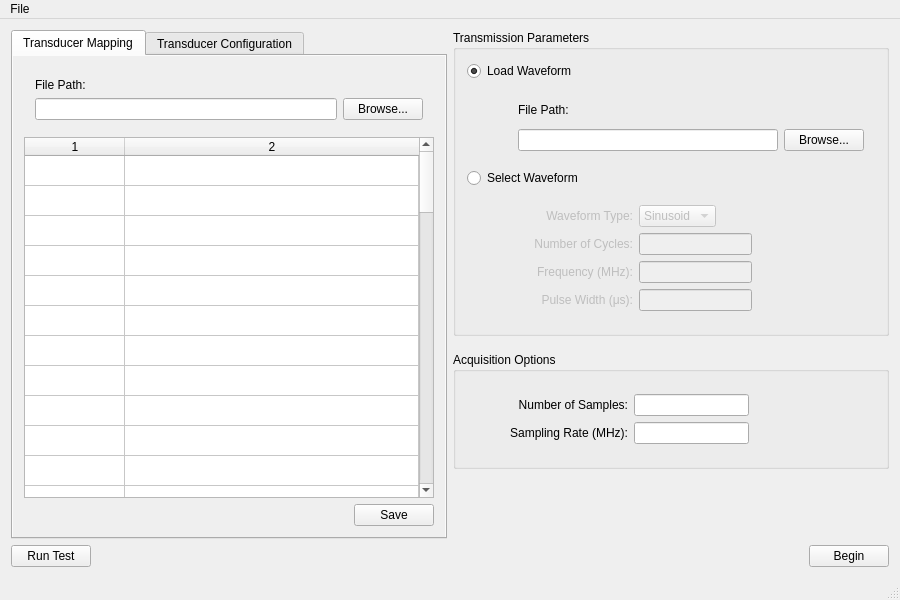
<?xml version="1.0" encoding="UTF-8"?>
<ui version="4.0">
 <class>MainWindow</class>
 <widget class="QMainWindow" name="MainWindow">
  <property name="geometry">
   <rect>
    <x>0</x>
    <y>0</y>
    <width>900</width>
    <height>600</height>
   </rect>
  </property>
  <property name="sizePolicy">
   <sizepolicy hsizetype="Preferred" vsizetype="Preferred">
    <horstretch>0</horstretch>
    <verstretch>0</verstretch>
   </sizepolicy>
  </property>
  <property name="minimumSize">
   <size>
    <width>900</width>
    <height>575</height>
   </size>
  </property>
  <property name="windowTitle">
   <string>Ultrasound Breast Imaging</string>
  </property>
  <widget class="QWidget" name="centralWidget">
   <property name="sizePolicy">
    <sizepolicy hsizetype="Expanding" vsizetype="Fixed">
     <horstretch>0</horstretch>
     <verstretch>0</verstretch>
    </sizepolicy>
   </property>
   <property name="minimumSize">
    <size>
     <width>900</width>
     <height>575</height>
    </size>
   </property>
   <property name="autoFillBackground">
    <bool>false</bool>
   </property>
   <layout class="QGridLayout" name="gridLayout">
    <property name="sizeConstraint">
     <enum>QLayout::SetMinimumSize</enum>
    </property>
    <item row="0" column="1">
     <widget class="QGroupBox" name="groupBox_TxParams">
      <property name="sizePolicy">
       <sizepolicy hsizetype="Preferred" vsizetype="Fixed">
        <horstretch>0</horstretch>
        <verstretch>0</verstretch>
       </sizepolicy>
      </property>
      <property name="title">
       <string>Transmission Parameters</string>
      </property>
      <layout class="QVBoxLayout" name="verticalLayout_2">
       <item>
        <widget class="QRadioButton" name="radioButton_loadWaveFile">
         <property name="text">
          <string>Load Waveform</string>
         </property>
         <property name="checked">
          <bool>true</bool>
         </property>
        </widget>
       </item>
       <item>
        <widget class="QWidget" name="widget_loadWaveFile" native="true">
         <property name="sizePolicy">
          <sizepolicy hsizetype="Preferred" vsizetype="Fixed">
           <horstretch>0</horstretch>
           <verstretch>0</verstretch>
          </sizepolicy>
         </property>
         <property name="toolTip">
          <string>&lt;html&gt;&lt;head/&gt;&lt;body&gt;&lt;p&gt;Samples are clocked in at 125 MHz&lt;/p&gt;&lt;/body&gt;&lt;/html&gt;</string>
         </property>
         <layout class="QGridLayout" name="gridLayout_2">
          <item row="2" column="2">
           <widget class="QPushButton" name="pushButton_waveBrowse">
            <property name="text">
             <string>Browse...</string>
            </property>
           </widget>
          </item>
          <item row="2" column="1">
           <widget class="QLineEdit" name="lineEdit_waveFileName">
            <property name="enabled">
             <bool>true</bool>
            </property>
            <property name="sizePolicy">
             <sizepolicy hsizetype="Expanding" vsizetype="Fixed">
              <horstretch>0</horstretch>
              <verstretch>0</verstretch>
             </sizepolicy>
            </property>
            <property name="readOnly">
             <bool>true</bool>
            </property>
           </widget>
          </item>
          <item row="0" column="0">
           <spacer name="horizontalSpacer_2">
            <property name="orientation">
             <enum>Qt::Horizontal</enum>
            </property>
            <property name="sizeType">
             <enum>QSizePolicy::Fixed</enum>
            </property>
            <property name="sizeHint" stdset="0">
             <size>
              <width>40</width>
              <height>25</height>
             </size>
            </property>
           </spacer>
          </item>
          <item row="0" column="1">
           <widget class="QLabel" name="label_waveFilepath">
            <property name="sizePolicy">
             <sizepolicy hsizetype="Preferred" vsizetype="Fixed">
              <horstretch>0</horstretch>
              <verstretch>0</verstretch>
             </sizepolicy>
            </property>
            <property name="minimumSize">
             <size>
              <width>0</width>
              <height>0</height>
             </size>
            </property>
            <property name="text">
             <string>File Path:</string>
            </property>
            <property name="alignment">
             <set>Qt::AlignLeading|Qt::AlignLeft|Qt::AlignVCenter</set>
            </property>
           </widget>
          </item>
         </layout>
        </widget>
       </item>
       <item>
        <widget class="QRadioButton" name="radioButton_selectWaveform">
         <property name="enabled">
          <bool>true</bool>
         </property>
         <property name="text">
          <string>Select Waveform</string>
         </property>
        </widget>
       </item>
       <item>
        <widget class="QWidget" name="widget_selectWaveform" native="true">
         <property name="enabled">
          <bool>false</bool>
         </property>
         <property name="sizePolicy">
          <sizepolicy hsizetype="Preferred" vsizetype="Fixed">
           <horstretch>0</horstretch>
           <verstretch>0</verstretch>
          </sizepolicy>
         </property>
         <layout class="QGridLayout" name="gridLayout_3">
          <item row="0" column="1">
           <widget class="QComboBox" name="comboBox_waveform">
            <property name="sizePolicy">
             <sizepolicy hsizetype="Fixed" vsizetype="Fixed">
              <horstretch>0</horstretch>
              <verstretch>0</verstretch>
             </sizepolicy>
            </property>
            <item>
             <property name="text">
              <string>Sinusoid</string>
             </property>
            </item>
           </widget>
          </item>
          <item row="5" column="0">
           <widget class="QLabel" name="label_pulseWidth">
            <property name="text">
             <string>Pulse Width (μs):</string>
            </property>
            <property name="alignment">
             <set>Qt::AlignRight|Qt::AlignTrailing|Qt::AlignVCenter</set>
            </property>
           </widget>
          </item>
          <item row="4" column="1">
           <widget class="QLineEdit" name="lineEdit_freq">
            <property name="sizePolicy">
             <sizepolicy hsizetype="Expanding" vsizetype="Fixed">
              <horstretch>0</horstretch>
              <verstretch>0</verstretch>
             </sizepolicy>
            </property>
           </widget>
          </item>
          <item row="0" column="0">
           <widget class="QLabel" name="label_waveform">
            <property name="sizePolicy">
             <sizepolicy hsizetype="Fixed" vsizetype="Fixed">
              <horstretch>0</horstretch>
              <verstretch>0</verstretch>
             </sizepolicy>
            </property>
            <property name="minimumSize">
             <size>
              <width>155</width>
              <height>0</height>
             </size>
            </property>
            <property name="text">
             <string>Waveform Type:</string>
            </property>
            <property name="alignment">
             <set>Qt::AlignRight|Qt::AlignTrailing|Qt::AlignVCenter</set>
            </property>
           </widget>
          </item>
          <item row="4" column="0">
           <widget class="QLabel" name="label_freq">
            <property name="sizePolicy">
             <sizepolicy hsizetype="Preferred" vsizetype="Fixed">
              <horstretch>0</horstretch>
              <verstretch>0</verstretch>
             </sizepolicy>
            </property>
            <property name="minimumSize">
             <size>
              <width>0</width>
              <height>0</height>
             </size>
            </property>
            <property name="text">
             <string>Frequency (MHz):</string>
            </property>
            <property name="alignment">
             <set>Qt::AlignRight|Qt::AlignTrailing|Qt::AlignVCenter</set>
            </property>
           </widget>
          </item>
          <item row="5" column="1">
           <widget class="QLineEdit" name="lineEdit_pulseWidth"/>
          </item>
          <item row="0" column="2">
           <spacer name="horizontalSpacer_4">
            <property name="orientation">
             <enum>Qt::Horizontal</enum>
            </property>
            <property name="sizeHint" stdset="0">
             <size>
              <width>40</width>
              <height>20</height>
             </size>
            </property>
           </spacer>
          </item>
          <item row="1" column="1">
           <widget class="QLineEdit" name="lineEdit_numCycles"/>
          </item>
          <item row="1" column="0">
           <widget class="QLabel" name="label_numCycles">
            <property name="text">
             <string>Number of Cycles:</string>
            </property>
            <property name="alignment">
             <set>Qt::AlignRight|Qt::AlignTrailing|Qt::AlignVCenter</set>
            </property>
           </widget>
          </item>
         </layout>
        </widget>
       </item>
      </layout>
     </widget>
    </item>
    <item row="2" column="1">
     <widget class="QGroupBox" name="groupBox_acqOptions">
      <property name="sizePolicy">
       <sizepolicy hsizetype="Preferred" vsizetype="Fixed">
        <horstretch>0</horstretch>
        <verstretch>0</verstretch>
       </sizepolicy>
      </property>
      <property name="title">
       <string>Acquisition Options</string>
      </property>
      <layout class="QVBoxLayout" name="verticalLayout">
       <item>
        <widget class="QWidget" name="widget_acqOptions" native="true">
         <layout class="QGridLayout" name="gridLayout_6">
          <item row="1" column="1">
           <widget class="QLineEdit" name="lineEdit_numSamps"/>
          </item>
          <item row="2" column="1">
           <widget class="QLineEdit" name="lineEdit_sampRate"/>
          </item>
          <item row="2" column="0">
           <widget class="QLabel" name="label_sampRate">
            <property name="sizePolicy">
             <sizepolicy hsizetype="Fixed" vsizetype="Preferred">
              <horstretch>0</horstretch>
              <verstretch>0</verstretch>
             </sizepolicy>
            </property>
            <property name="minimumSize">
             <size>
              <width>150</width>
              <height>0</height>
             </size>
            </property>
            <property name="text">
             <string>Sampling Rate (MHz):</string>
            </property>
            <property name="alignment">
             <set>Qt::AlignRight|Qt::AlignTrailing|Qt::AlignVCenter</set>
            </property>
           </widget>
          </item>
          <item row="1" column="0">
           <widget class="QLabel" name="label_numSamps">
            <property name="text">
             <string>Number of Samples:</string>
            </property>
            <property name="alignment">
             <set>Qt::AlignRight|Qt::AlignTrailing|Qt::AlignVCenter</set>
            </property>
           </widget>
          </item>
          <item row="2" column="2">
           <spacer name="horizontalSpacer_5">
            <property name="orientation">
             <enum>Qt::Horizontal</enum>
            </property>
            <property name="sizeHint" stdset="0">
             <size>
              <width>40</width>
              <height>20</height>
             </size>
            </property>
           </spacer>
          </item>
         </layout>
        </widget>
       </item>
      </layout>
     </widget>
    </item>
    <item row="1" column="1">
     <spacer name="verticalSpacer">
      <property name="orientation">
       <enum>Qt::Vertical</enum>
      </property>
      <property name="sizeType">
       <enum>QSizePolicy::Fixed</enum>
      </property>
      <property name="sizeHint" stdset="0">
       <size>
        <width>20</width>
        <height>10</height>
       </size>
      </property>
     </spacer>
    </item>
    <item row="4" column="0" colspan="2">
     <layout class="QHBoxLayout" name="horizontalLayout_begin">
      <item>
       <widget class="QPushButton" name="pushButton_runTest">
        <property name="text">
         <string>Run Test</string>
        </property>
       </widget>
      </item>
      <item>
       <spacer name="horizontalSpacer">
        <property name="orientation">
         <enum>Qt::Horizontal</enum>
        </property>
        <property name="sizeHint" stdset="0">
         <size>
          <width>40</width>
          <height>20</height>
         </size>
        </property>
       </spacer>
      </item>
      <item>
       <widget class="QPushButton" name="pushButton_begin">
        <property name="text">
         <string>Begin</string>
        </property>
       </widget>
      </item>
     </layout>
    </item>
    <item row="3" column="1">
     <spacer name="verticalSpacer_2">
      <property name="orientation">
       <enum>Qt::Vertical</enum>
      </property>
      <property name="sizeHint" stdset="0">
       <size>
        <width>20</width>
        <height>40</height>
       </size>
      </property>
     </spacer>
    </item>
    <item row="0" column="0" rowspan="4">
     <widget class="QTabWidget" name="tabWidget">
      <property name="autoFillBackground">
       <bool>true</bool>
      </property>
      <property name="currentIndex">
       <number>0</number>
      </property>
      <widget class="QWidget" name="tab_mapping">
       <property name="autoFillBackground">
        <bool>true</bool>
       </property>
       <attribute name="title">
        <string>Transducer Mapping</string>
       </attribute>
       <layout class="QGridLayout" name="gridLayout_9">
        <item row="1" column="0" colspan="3">
         <widget class="QTableWidget" name="tableWidget_transMapping">
          <property name="focusPolicy">
           <enum>Qt::StrongFocus</enum>
          </property>
          <property name="contextMenuPolicy">
           <enum>Qt::NoContextMenu</enum>
          </property>
          <property name="acceptDrops">
           <bool>false</bool>
          </property>
          <property name="horizontalScrollBarPolicy">
           <enum>Qt::ScrollBarAsNeeded</enum>
          </property>
          <property name="editTriggers">
           <set>QAbstractItemView::AnyKeyPressed|QAbstractItemView::DoubleClicked|QAbstractItemView::EditKeyPressed</set>
          </property>
          <property name="selectionMode">
           <enum>QAbstractItemView::NoSelection</enum>
          </property>
          <property name="selectionBehavior">
           <enum>QAbstractItemView::SelectItems</enum>
          </property>
          <property name="sortingEnabled">
           <bool>true</bool>
          </property>
          <property name="rowCount">
           <number>60</number>
          </property>
          <property name="columnCount">
           <number>2</number>
          </property>
          <attribute name="horizontalHeaderVisible">
           <bool>true</bool>
          </attribute>
          <attribute name="horizontalHeaderHighlightSections">
           <bool>false</bool>
          </attribute>
          <attribute name="horizontalHeaderStretchLastSection">
           <bool>true</bool>
          </attribute>
          <attribute name="verticalHeaderVisible">
           <bool>false</bool>
          </attribute>
          <row/>
          <row/>
          <row/>
          <row/>
          <row/>
          <row/>
          <row/>
          <row/>
          <row/>
          <row/>
          <row/>
          <row/>
          <row/>
          <row/>
          <row/>
          <row/>
          <row/>
          <row/>
          <row/>
          <row/>
          <row/>
          <row/>
          <row/>
          <row/>
          <row/>
          <row/>
          <row/>
          <row/>
          <row/>
          <row/>
          <row/>
          <row/>
          <row/>
          <row/>
          <row/>
          <row/>
          <row/>
          <row/>
          <row/>
          <row/>
          <row/>
          <row/>
          <row/>
          <row/>
          <row/>
          <row/>
          <row/>
          <row/>
          <row/>
          <row/>
          <row/>
          <row/>
          <row/>
          <row/>
          <row/>
          <row/>
          <row/>
          <row/>
          <row/>
          <row/>
          <column/>
          <column/>
         </widget>
        </item>
        <item row="0" column="0" colspan="3">
         <widget class="QWidget" name="widget_loadTransFile_2" native="true">
          <layout class="QGridLayout" name="gridLayout_5">
           <item row="0" column="1">
            <widget class="QLabel" name="label_mappingFilePath">
             <property name="text">
              <string>File Path:</string>
             </property>
            </widget>
           </item>
           <item row="1" column="2">
            <widget class="QPushButton" name="pushButton_mappingBrowse">
             <property name="text">
              <string>Browse...</string>
             </property>
            </widget>
           </item>
           <item row="1" column="1">
            <widget class="QLineEdit" name="lineEdit_mappingFileName">
             <property name="readOnly">
              <bool>true</bool>
             </property>
            </widget>
           </item>
          </layout>
         </widget>
        </item>
        <item row="2" column="1">
         <spacer name="horizontalSpacer_6">
          <property name="orientation">
           <enum>Qt::Horizontal</enum>
          </property>
          <property name="sizeHint" stdset="0">
           <size>
            <width>40</width>
            <height>20</height>
           </size>
          </property>
         </spacer>
        </item>
        <item row="2" column="2">
         <widget class="QPushButton" name="pushButton_saveMapping">
          <property name="text">
           <string>Save</string>
          </property>
         </widget>
        </item>
       </layout>
      </widget>
      <widget class="QWidget" name="tab_switch">
       <property name="sizePolicy">
        <sizepolicy hsizetype="Expanding" vsizetype="Expanding">
         <horstretch>0</horstretch>
         <verstretch>0</verstretch>
        </sizepolicy>
       </property>
       <property name="autoFillBackground">
        <bool>true</bool>
       </property>
       <attribute name="title">
        <string>Transducer Configuration</string>
       </attribute>
       <layout class="QGridLayout" name="gridLayout_8">
        <item row="2" column="3">
         <spacer name="horizontalSpacer_3">
          <property name="orientation">
           <enum>Qt::Horizontal</enum>
          </property>
          <property name="sizeHint" stdset="0">
           <size>
            <width>40</width>
            <height>20</height>
           </size>
          </property>
         </spacer>
        </item>
        <item row="0" column="0" colspan="5">
         <widget class="QWidget" name="widget_loadTransFile" native="true">
          <layout class="QGridLayout" name="gridLayout_4">
           <item row="0" column="1">
            <widget class="QLabel" name="label_transFilePath">
             <property name="text">
              <string>File Path:</string>
             </property>
            </widget>
           </item>
           <item row="1" column="2">
            <widget class="QPushButton" name="pushButton_transBrowse">
             <property name="text">
              <string>Browse...</string>
             </property>
            </widget>
           </item>
           <item row="1" column="1">
            <widget class="QLineEdit" name="lineEdit_transFileName">
             <property name="readOnly">
              <bool>true</bool>
             </property>
            </widget>
           </item>
          </layout>
         </widget>
        </item>
        <item row="1" column="0" colspan="5">
         <widget class="QTableWidget" name="tableWidget_transConfig">
          <property name="focusPolicy">
           <enum>Qt::StrongFocus</enum>
          </property>
          <property name="contextMenuPolicy">
           <enum>Qt::NoContextMenu</enum>
          </property>
          <property name="acceptDrops">
           <bool>false</bool>
          </property>
          <property name="horizontalScrollBarPolicy">
           <enum>Qt::ScrollBarAsNeeded</enum>
          </property>
          <property name="editTriggers">
           <set>QAbstractItemView::DoubleClicked|QAbstractItemView::EditKeyPressed</set>
          </property>
          <property name="showDropIndicator" stdset="0">
           <bool>false</bool>
          </property>
          <property name="dragEnabled">
           <bool>false</bool>
          </property>
          <property name="dragDropOverwriteMode">
           <bool>false</bool>
          </property>
          <property name="dragDropMode">
           <enum>QAbstractItemView::NoDragDrop</enum>
          </property>
          <property name="defaultDropAction">
           <enum>Qt::IgnoreAction</enum>
          </property>
          <property name="alternatingRowColors">
           <bool>false</bool>
          </property>
          <property name="selectionMode">
           <enum>QAbstractItemView::SingleSelection</enum>
          </property>
          <property name="selectionBehavior">
           <enum>QAbstractItemView::SelectRows</enum>
          </property>
          <property name="gridStyle">
           <enum>Qt::SolidLine</enum>
          </property>
          <property name="sortingEnabled">
           <bool>false</bool>
          </property>
          <attribute name="horizontalHeaderStretchLastSection">
           <bool>false</bool>
          </attribute>
          <attribute name="verticalHeaderStretchLastSection">
           <bool>false</bool>
          </attribute>
         </widget>
        </item>
        <item row="2" column="4">
         <widget class="QPushButton" name="pushButton_saveTrans">
          <property name="text">
           <string>Save</string>
          </property>
         </widget>
        </item>
        <item row="2" column="0" colspan="2">
         <widget class="QPushButton" name="pushButton_addRow">
          <property name="text">
           <string>Add</string>
          </property>
         </widget>
        </item>
       </layout>
      </widget>
     </widget>
    </item>
   </layout>
  </widget>
  <widget class="QMenuBar" name="menuBar">
   <property name="geometry">
    <rect>
     <x>0</x>
     <y>0</y>
     <width>900</width>
     <height>17</height>
    </rect>
   </property>
   <widget class="QMenu" name="menuFile">
    <property name="title">
     <string>File</string>
    </property>
    <addaction name="actionQuit"/>
   </widget>
   <addaction name="menuFile"/>
  </widget>
  <widget class="QStatusBar" name="statusBar"/>
  <action name="actionQuit">
   <property name="text">
    <string>Quit</string>
   </property>
   <property name="shortcut">
    <string>Ctrl+Q</string>
   </property>
  </action>
 </widget>
 <layoutdefault spacing="6" margin="11"/>
 <tabstops>
  <tabstop>lineEdit_mappingFileName</tabstop>
  <tabstop>pushButton_mappingBrowse</tabstop>
  <tabstop>tableWidget_transMapping</tabstop>
  <tabstop>pushButton_saveMapping</tabstop>
  <tabstop>lineEdit_transFileName</tabstop>
  <tabstop>pushButton_transBrowse</tabstop>
  <tabstop>tableWidget_transConfig</tabstop>
  <tabstop>pushButton_addRow</tabstop>
  <tabstop>pushButton_saveTrans</tabstop>
  <tabstop>radioButton_loadWaveFile</tabstop>
  <tabstop>lineEdit_waveFileName</tabstop>
  <tabstop>pushButton_waveBrowse</tabstop>
  <tabstop>radioButton_selectWaveform</tabstop>
  <tabstop>comboBox_waveform</tabstop>
  <tabstop>lineEdit_numCycles</tabstop>
  <tabstop>lineEdit_freq</tabstop>
  <tabstop>lineEdit_pulseWidth</tabstop>
  <tabstop>lineEdit_numSamps</tabstop>
  <tabstop>lineEdit_sampRate</tabstop>
  <tabstop>pushButton_runTest</tabstop>
  <tabstop>pushButton_begin</tabstop>
  <tabstop>tabWidget</tabstop>
 </tabstops>
 <resources/>
 <connections/>
</ui>
